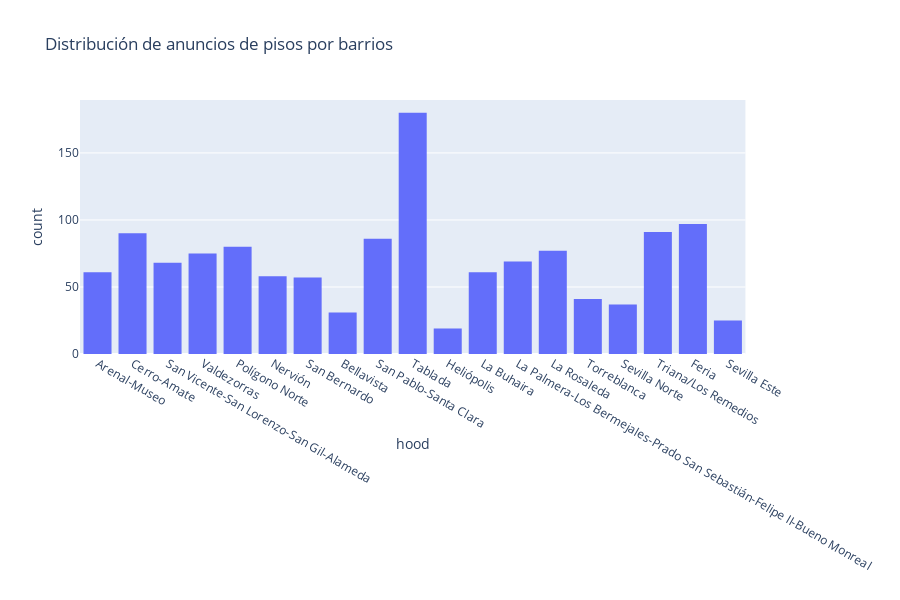

Write notebook code for a chart like this one.
### Code cell
#using Plotly
hood=[]
#pisos['zipcode'] = pisos['zipcode'].astype(int)
for index, row in pisos.iterrows():
    hood.append(assign_hood(row['zipcode']))
pisos['hood']=hood
fig = px.histogram(pisos, x="hood",title="Distribución de anuncios de pisos por barrios")
fig.show()

### Figure 1 — Plotly figure (JSON) as saved in the notebook; plotly's stock layout.template omitted (floating-point values rounded to 4 significant figures; data arrays with more than 128 entries replaced by an {"elided": "..."} marker saying what was removed)
{"data": [{"alignmentgroup": "True", "bingroup": "x", "hoverlabel": {"namelength": 0}, "hovertemplate": "hood=%{x}<br>count=%{y}", "legendgroup": "", "marker": {"color": "#636efa"}, "name": "", "offsetgroup": "", "orientation": "v", "showlegend": false, "type": "histogram", "x": {"elided": "1303 str values"}, "xaxis": "x", "yaxis": "y"}], "layout": {"barmode": "relative", "height": 600, "legend": {"tracegroupgap": 0}, "title": {"text": "Distribución de anuncios de pisos por barrios"}, "xaxis": {"anchor": "y", "domain": [0, 0.98], "title": {"text": "hood"}}, "yaxis": {"anchor": "x", "domain": [0, 1], "title": {"text": "count"}}}}
